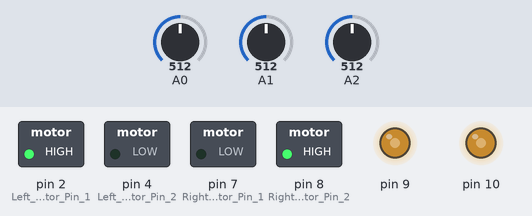
Simulated run of this sketch. Board: Arduino Uno, built with avr-gcc and run on an emulated ATmega328P. Shown: switched loads named in the sketch (green lamp = pin HIGH), output pins drawn as LEDs (lit = HIGH). The inputs (shaded band) are chosen by the test bench; at power-on: A0 = 512, A2 = 512, A1 = 512. What the sketch prints to the serial monitor is not drawn.

Above: at 1.2 s.
1.3 s: A0 set to 308
2.8 s: A0 set to 281
At 3.4 s:
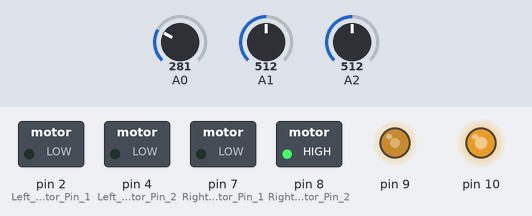
4.3 s: A0 set to 306
At 5.5 s:
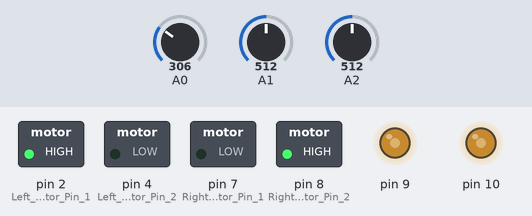
5.8 s: A2 set to 308
7.3 s: A2 set to 288
At 8.1 s:
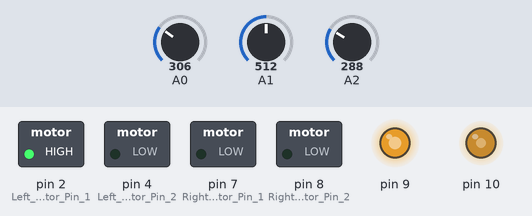
8.8 s: A2 set to 306
At 9.1 s:
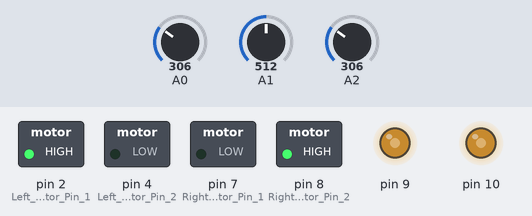
Timing chart, 0 to 11.3 s (numbered marks = the images above; inputs shaded):
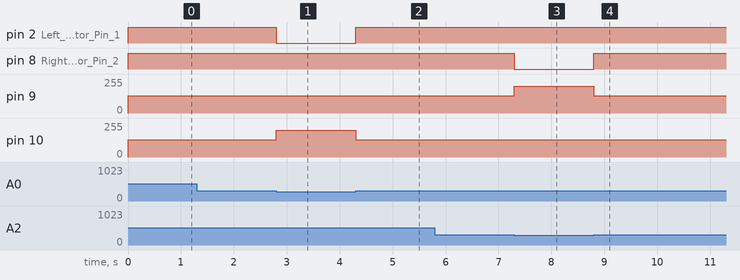

The sketch:

LF_wid_pwm.ino
```cpp
int lPin1 = 2;
int lPin2 = 4;
int rPin1 = 7;
int rPin2 = 8;
int pwm1=9;
int pwm2=10;
int sensors[] = {0, 0, 0};
int t=300;
void setup()
{

 pinMode(2,OUTPUT); //Left Motor Pin 1
 pinMode(4,OUTPUT); //Left Motor Pin 2
 pinMode(7,OUTPUT); //Right Motor Pin 1
 pinMode(8,OUTPUT);  //Right Motor Pin 2
 Serial.begin(9600); //Enable Serial Communications

}

void loop()
{
  sensors_read();
  follow();
}

void sensors_read()
{
for (int i = 0; i < 3; i++)
  sensors[i] = analogRead(i);
}

void straight()
{
  digitalWrite(2,HIGH);
  digitalWrite(4,LOW);
  digitalWrite(7,LOW);
  digitalWrite(8,HIGH);
  analogWrite(9,130);
  analogWrite(10,130);
  Serial.println("S");
}

void left()
{
    digitalWrite(2,LOW);
    digitalWrite(4,LOW);
    digitalWrite(7,LOW);
    digitalWrite(8,HIGH);
    analogWrite(10,200);
    Serial.println("L");
}

void right()
{
    digitalWrite(2,HIGH);
    digitalWrite(4,LOW);
    digitalWrite(7,LOW);
    digitalWrite(8,LOW);
    analogWrite(9,200);
    Serial.println("R");
}

void halt()
{
 digitalWrite(2,LOW);
 digitalWrite(4,LOW);
 digitalWrite(7,LOW);
 digitalWrite(8,LOW);
 Serial.println("H");
}

void follow()
{
   start:
   if((sensors[0]>t)&&(sensors[1]<t)&&(sensors[2]>t))     //WHITE-BLACK-WHITE
    {
      straight();
    }

    else if((sensors[0]<t)&&(sensors[1]>t)&&(sensors[2]>t))    //BLACK-WHITE-WHITE
    {
      left();
    }

    else if((sensors[0]>t)&&(sensors[1]>t)&&(sensors[2]<t))    //WHITE-WHITE-BLACK
    {
      right();
    }

    else
    {
      straight();
    }
}
```

Measured:
- the behaviour switches between 300 and 299 on A0 (found by bisection; images 0 and 1)
- the behaviour switches between 300 and 299 on A2 (found by bisection; images 2 and 3)
- after the input at 2.8 s, pin 2 (Left_Motor_Pin_1): HIGH → LOW at once; pin 10: 130/255 → 200/255 at once
- after the input at 4.3 s, pin 2 (Left_Motor_Pin_1): LOW → HIGH at once; pin 10: 200/255 → 130/255 at once
- after the input at 7.3 s, pin 8 (Right_Motor_Pin_2): HIGH → LOW at once; pin 9: 130/255 → 200/255 at once
- after the input at 8.8 s, pin 8 (Right_Motor_Pin_2): LOW → HIGH at once; pin 9: 200/255 → 130/255 at once
